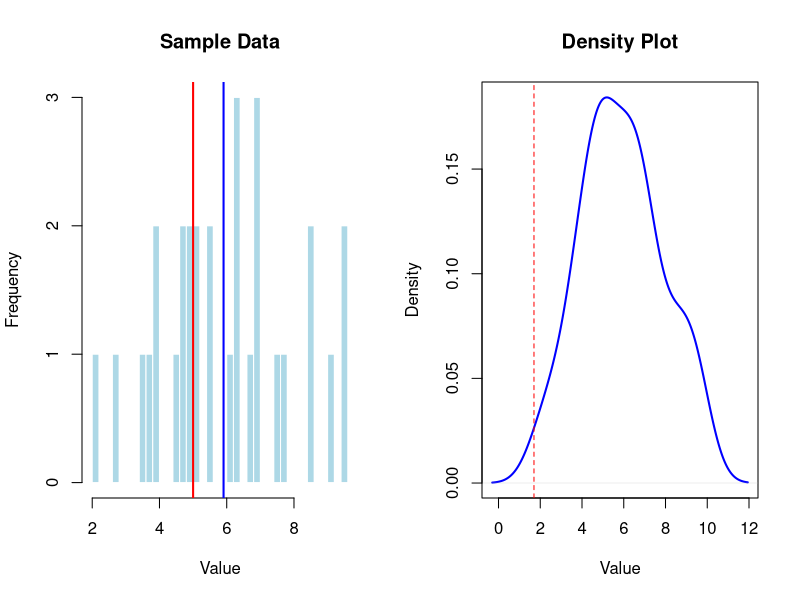

Reproduce this figure in R.
#  Lab 14: Perform Hypothesis Testing Step-by-Step Using Real or Simulated Data
 # Parameters
 mu0 <- 5  # Null hypothesis mean
 mu1 <- 6  # True population mean
 sigma <- 2  # Population standard deviation
 n <- 30  # Sample size
 alpha <- 0.05  # Significance level
 # Generate sample data
 set.seed(123)
 sample_data <- rnorm(n, mean = mu1, sd = sigma)
 # Step 1: State hypotheses
 print("H0: mu = 5")
 print("H1: mu > 5")
 # Step 2: Choose significance level
 print(paste("Significance level (alpha):", alpha))
 # Step 3: Calculate test statistic
 t_stat <- (mean(sample_data) - mu0) / (sd(sample_data) / sqrt(n))
 print(paste("Test Statistic (t):", t_stat))
 # Step 4: Determine critical value or p-value
 critical_value <- qt(1 - alpha, df = n-1)
 p_value <- pt(t_stat, df = n-1, lower.tail = FALSE)
 print(paste("Critical Value:", critical_value))
 print(paste("P-value:", p_value))
 # Step 5: Make a decision
 if (t_stat > critical_value) {
 decision <- "Reject H0"
 } else {
 decision <- "Fail to reject H0"
 }
 print(paste("Decision:", decision))
 # Graphical Output
 par(mfrow = c(1, 2))
 # Histogram with critical region
 hist(sample_data, breaks = 30, col = "lightblue", main = "Sample Data", xlab = "Value", border = "white")
 abline(v = mu0, col = "red", lwd = 2)
 abline(v = mean(sample_data), col = "blue", lwd = 2)
# Density plot with critical region
 plot(density(sample_data), col = "blue", lwd = 2, main = "Density Plot", xlab = "Value")
 abline(v = critical_value, col = "red", lty = 2)